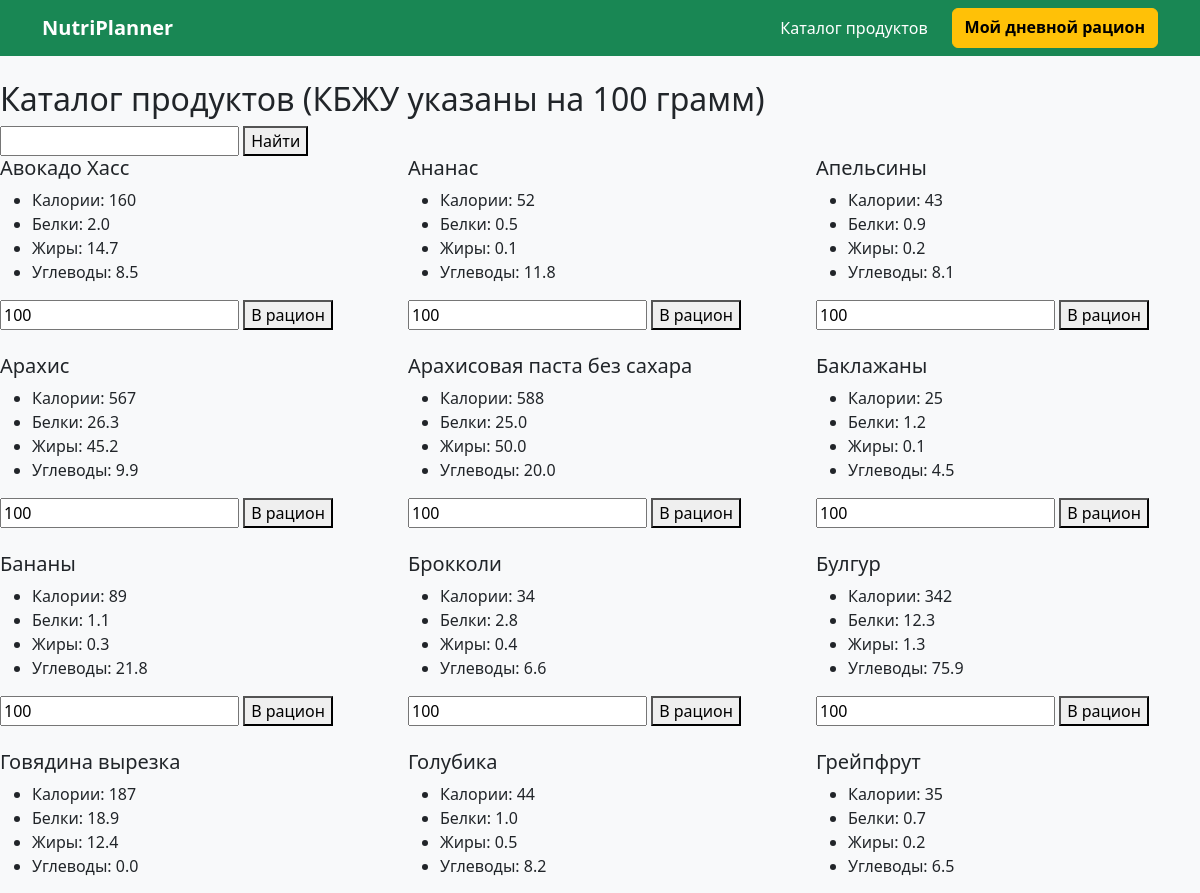
Before: / (upper part) with the older database file.
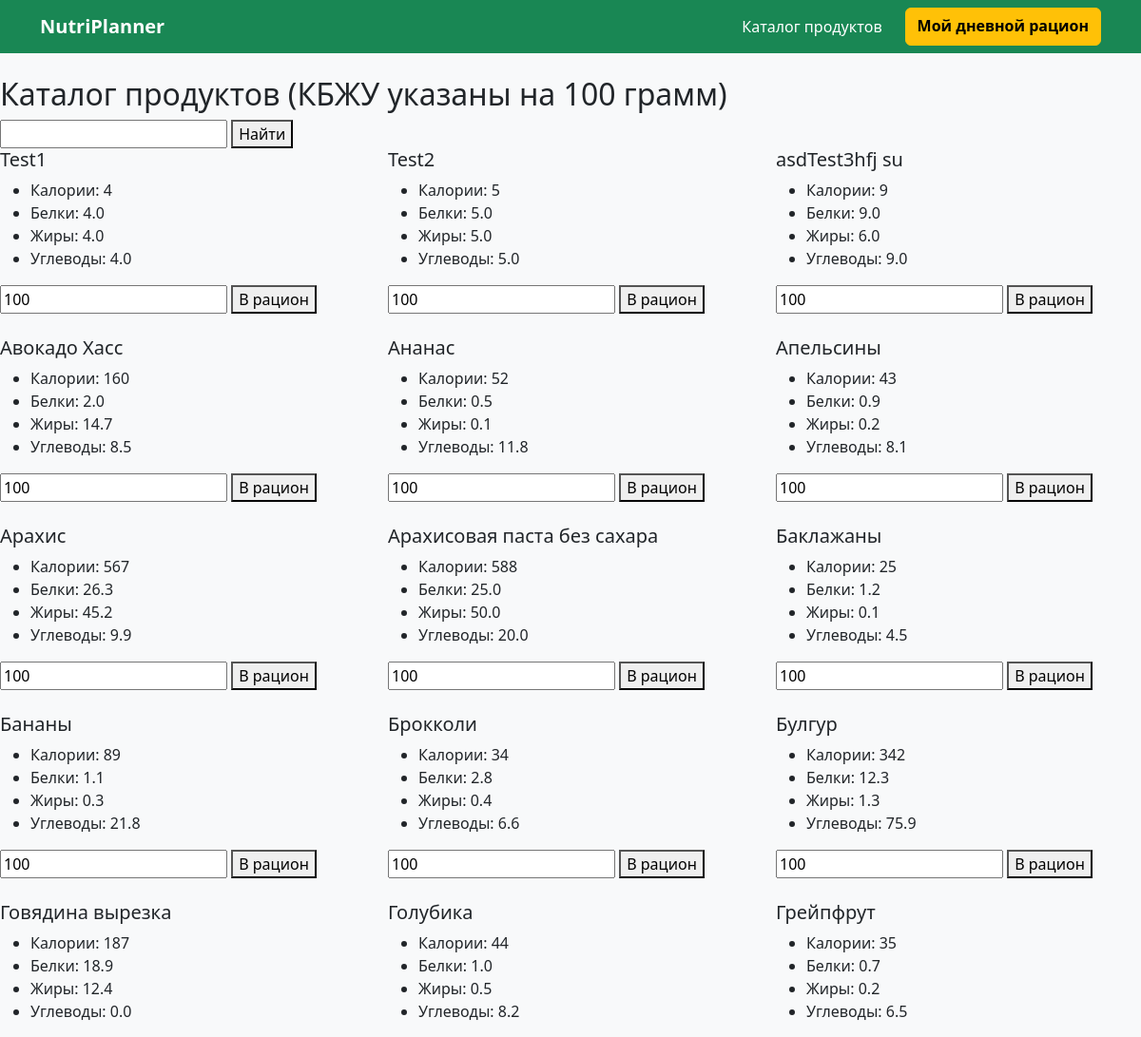
After: the same page with the newer database file.
### meals/models.py (models this page shows, shortened)
class Product(models.Model):
    name = models.CharField(max_length=255,
                            verbose_name='Название продукта')
    calories = models.PositiveIntegerField(
        verbose_name='Калорийность на 100г (ккал)'
    )
    proteins = models.FloatField(
        verbose_name='Белки на 100г (г)'
    )
    fats = models.FloatField(
        verbose_name='Жиры на 100г (г)'
    )
    carbs = models.FloatField(
        verbose_name='Углеводы на 100г (г)'
    )
    class Meta:
        verbose_name = 'Продукт'
        verbose_name_plural = 'Продукты'
        ordering = ['name']

### meals/views.py (the view)
# urls.py: path('', views.product_list, name='product_list'),
def product_list(request):
    query = request.GET.get('q', '').strip()
    products = Product.objects.all()
    if query:
        products = products.filter(name__icontains=query)
    return render(request,
                  'meals/product_list.html',
                  {'products':products, 'query': query})

### meals/templates/meals/product_list.html (shortened to what this page needs)
{% extends 'meals/base.html' %}
{% block content %}
<h2>Каталог продуктов (КБЖУ указаны на 100 грамм)</h2>
<div>
    <form action="{% url 'product_list' %}" method="get">
        <input type="text" name="q" value="{{ query }}">
        <button type="submit">Найти</button>
    </form>
</div>
<div class="row row-cols-1 row-cols-md-3 g-4">
    {% for product in products %}
        <div class="col">
        <div class="card-body">
            <h5>{{product.name}}</h5>
            <ul>
                <li>Калории: {{product.calories}}</li>
                <li>Белки: {{product.proteins}}</li>
                <li>Жиры: {{product.fats}}</li>
                <li>Углеводы: {{product.carbs}}</li>
            </ul>
            <form action="{% url 'add_to_plan' product.id %}" method="post">
                <input type="number" name="weight" value="100" min="1" step="1">
                <button type="submit">В рацион</button>
            </form>
        </div>
        </div>
    {% endfor %}
</div>
{% endblock %}

### meals/templates/meals/base.html (shortened to what this page needs)
<!DOCTYPE html>
<html lang="en">
<head>
    <link href="https://cdn.jsdelivr.net/npm/bootstrap@5.3.8/dist/css/bootstrap.min.css" rel="stylesheet">
</head>
<body class="bg-light">
    <nav class="navbar navbar-expand-lg navbar-dark bg-success mb-4">
        <div class="container">
            <a class="navbar-brand fw-bold" href="{% url 'product_list' %}">
                NutriPlanner
            </a>
            <div class="navbar-nav ms-auto">
                <a href="{% url 'product_list' %}"
                    class="nav-link text-white">
                    Каталог продуктов
                </a>
                <a href="{% url 'meal_detail_plan' %}"
                    class="btn btn-warning ms-3 fw-bold"
                >
                    Мой дневной рацион
                </a>
            </div>
        </div>
    </nav>
    {% block content %}{% endblock %}
</body>
</html>

Changed rows visible on the page:
added Product: name "Test1", calories "4", proteins "4.0", fats "4.0", carbs "4.0"
added Product: name "Test2", calories "5", proteins "5.0", fats "5.0", carbs "5.0"
added Product: name "asdTest3hfj su", calories "9", proteins "9.0", fats "6.0", carbs "9.0"
